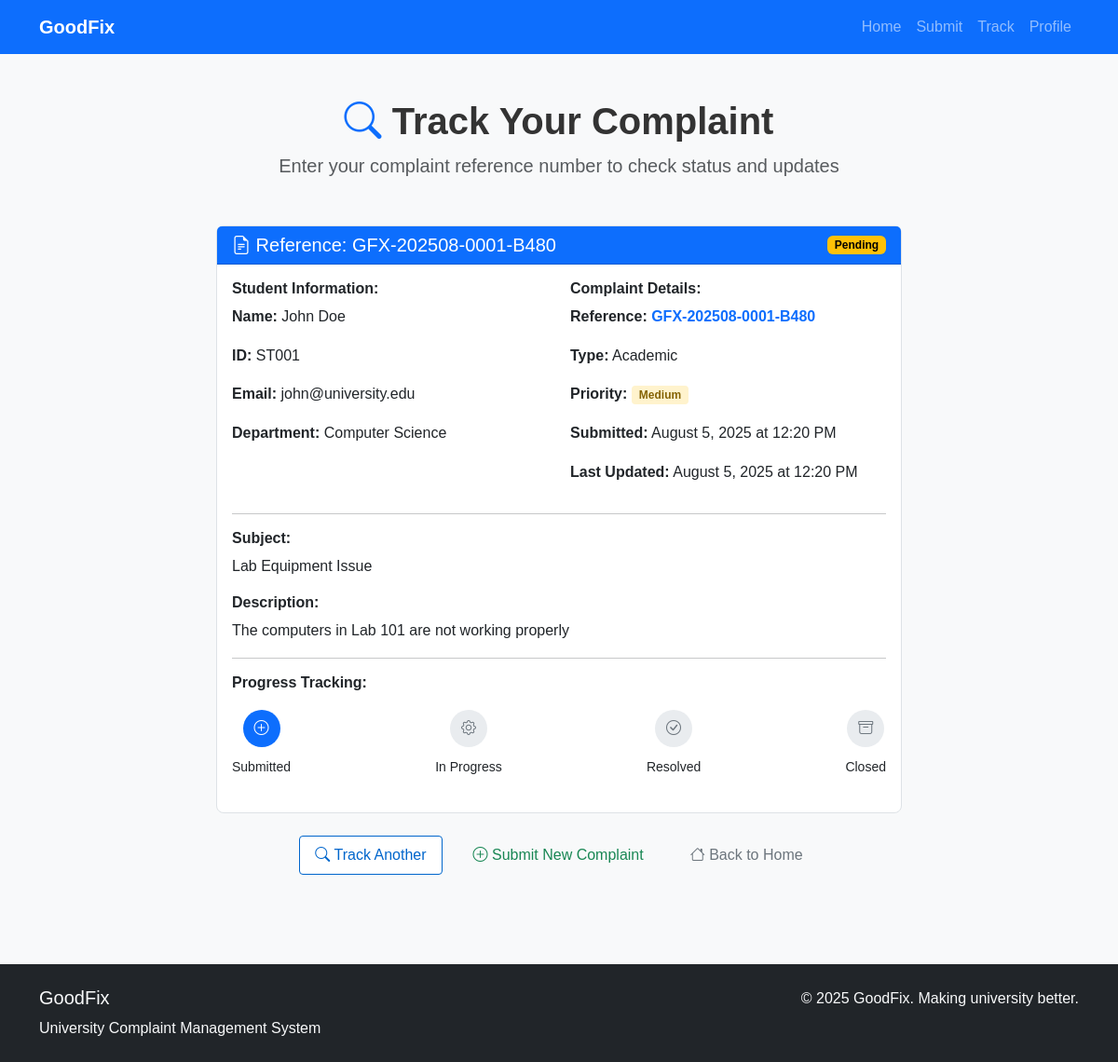
The page /user/track_complaint.php?id=1 on the database its author committed.
### tables this page shows
CREATE TABLE complaints (
    id INT PRIMARY KEY AUTO_INCREMENT,
    student_name VARCHAR(100) NOT NULL,
    student_id VARCHAR(20) NOT NULL,
    email VARCHAR(100) NOT NULL,
    department VARCHAR(50) NOT NULL,
    complaint_type VARCHAR(50) NOT NULL,
    subject VARCHAR(200) NOT NULL,
    description TEXT NOT NULL,
    status ENUM('pending', 'in_progress', 'resolved', 'closed') DEFAULT 'pending',
    priority ENUM('low', 'medium', 'high', 'urgent') DEFAULT 'medium',
    submitted_at TIMESTAMP DEFAULT CURRENT_TIMESTAMP,
    updated_at TIMESTAMP DEFAULT CURRENT_TIMESTAMP ON UPDATE CURRENT_TIMESTAMP
);

### user/track_complaint.php (the view, shortened to what this page needs)
<?php
$css_path = "../css/style.css";
$home_path = "index.php";
include '../includes/header.php';
include '../includes/db.php';
$complaint = null;
if (isset($_GET['id'])) {
    $complaint_id = (int)$_GET['id'];
    $stmt = $pdo->prepare("SELECT * FROM complaints WHERE id = ?");
    $stmt->execute([$complaint_id]);
    $complaint = $stmt->fetch();
}
?>
<main>
    <div class="container py-5">
        <div class="row justify-content-center">
            <div class="col-lg-8">
                <div class="text-center mb-5">
                    <h1 class="fw-bold">
                        <i class="bi bi-search text-primary"></i> Track Your Complaint
                    </h1>
                    <p class="lead text-muted">Enter your complaint reference number to check status and updates</p>
                </div>
                <?php if ($complaint): ?>
                <?php
                $year_month = date('Ym', strtotime($complaint['submitted_at']));
                $complaint_id_padded = str_pad($complaint['id'], 4, '0', STR_PAD_LEFT);
                $hash = strtoupper(substr(md5($complaint['id'] . $complaint['submitted_at'] . 'GoodFix2025'), 0, 4));
                $reference_no = 'GFX-' . $year_month . '-' . $complaint_id_padded . '-' . $hash;
                ?>
                <div class="card">
                    <div class="card-header bg-primary text-white d-flex justify-content-between align-items-center">
                        <h5 class="mb-0">
                            <i class="bi bi-file-earmark-text"></i> Reference: <?php echo $reference_no; ?>
                        </h5>
                        <span class="badge status-<?php echo $complaint['status']; ?>">
                            <?php echo ucfirst(str_replace('_', ' ', $complaint['status'])); ?>
                        </span>
                    </div>
                    <div class="card-body">
                        <div class="row">
                            <div class="col-md-6">
                                <h6 class="fw-bold">Student Information:</h6>
                                <p><strong>Name:</strong> <?php echo htmlspecialchars($complaint['student_name']); ?></p>
                                <p><strong>ID:</strong> <?php echo htmlspecialchars($complaint['student_id']); ?></p>
                                <p><strong>Email:</strong> <?php echo htmlspecialchars($complaint['email']); ?></p>
                                <p><strong>Department:</strong> <?php echo htmlspecialchars($complaint['department'] ?: 'Not specified'); ?></p>
                            </div>
                            <div class="col-md-6">
                                <h6 class="fw-bold">Complaint Details:</h6>
                                <p><strong>Reference:</strong> <span class="text-primary fw-bold"><?php echo $reference_no; ?></span></p>
                                <p><strong>Type:</strong> <?php echo htmlspecialchars($complaint['complaint_type']); ?></p>
                                <p><strong>Priority:</strong>
                                    <span class="badge priority-<?php echo $complaint['priority']; ?>">
                                        <?php echo ucfirst($complaint['priority']); ?>
                                    </span>
                                </p>
                                <p><strong>Submitted:</strong> <?php echo date('F j, Y \a\t g:i A', strtotime($complaint['submitted_at'])); ?></p>
                                <p><strong>Last Updated:</strong> <?php echo date('F j, Y \a\t g:i A', strtotime($complaint['updated_at'])); ?></p>
                            </div>
                        </div>
                        <hr>
                        <h6 class="fw-bold">Subject:</h6>
                        <p><?php echo htmlspecialchars($complaint['subject']); ?></p>
                        <h6 class="fw-bold">Description:</h6>
                        <p><?php echo nl2br(htmlspecialchars($complaint['description'])); ?></p>
                        <hr>
                        <h6 class="fw-bold">Progress Tracking:</h6>
                        <div class="progress-steps">
                            <div class="d-flex justify-content-between">
                                <div class="text-center">
                                    <div class="step-circle <?php echo ($complaint['status'] == 'pending' || $complaint['status'] == 'in_progress' || $complaint['status'] == 'resolved' || $complaint['status'] == 'closed') ? 'active' : ''; ?>">
                                        <i class="bi bi-plus-circle"></i>
                                    </div>
                                    <small>Submitted</small>
                                </div>
                                <div class="text-center">
                                    <div class="step-circle <?php echo ($complaint['status'] == 'in_progress' || $complaint['status'] == 'resolved' || $complaint['status'] == 'closed') ? 'active' : ''; ?>">
                                        <i class="bi bi-gear"></i>
                                    </div>
                                    <small>In Progress</small>
                                </div>
                                <div class="text-center">
                                    <div class="step-circle <?php echo ($complaint['status'] == 'resolved' || $complaint['status'] == 'closed') ? 'active' : ''; ?>">
                                        <i class="bi bi-check-circle"></i>
                                    </div>
                                    <small>Resolved</small>
                                </div>
                                <div class="text-center">
                                    <div class="step-circle <?php echo ($complaint['status'] == 'closed') ? 'active' : ''; ?>">
                                        <i class="bi bi-archive"></i>
                                    </div>
                                    <small>Closed</small>
                                </div>
                            </div>
                        </div>
                    </div>
                </div>
                <div class="text-center mt-4">
                    <div class="d-flex gap-3 justify-content-center">
                        <a href="track_complaint.php" class="btn btn-outline-primary">
                            <i class="bi bi-search"></i> Track Another
                        </a>
                        <a href="submit_complaint.php" class="btn btn-outline-success">
                            <i class="bi bi-plus-circle"></i> Submit New Complaint
                        </a>
                        <a href="index.php" class="btn btn-outline-secondary">
                            <i class="bi bi-house"></i> Back to Home
                        </a>
                    </div>
                </div>
                <?php endif; ?>
            </div>
        </div>
    </div>
</main>
<?php include '../includes/footer.php'; ?>

### includes/header.php (shortened to what this page needs)
<!DOCTYPE html>
<html lang="en">
<head>
    <link href="https://cdn.jsdelivr.net/npm/bootstrap@5.3.0/dist/css/bootstrap.min.css" rel="stylesheet">
    <link href="https://cdn.jsdelivr.net/npm/bootstrap-icons@1.7.2/font/bootstrap-icons.css" rel="stylesheet">
    <link href="<?php echo isset($css_path) ? $css_path : '../css/style.css'; ?>" rel="stylesheet">
</head>
<body>
    <nav class="navbar navbar-expand-lg navbar-dark bg-primary">
        <div class="container">
            <a class="navbar-brand fw-bold" href="<?php echo isset($home_path) ? $home_path : '../user/index.php'; ?>">
                GoodFix
            </a>
            <?php if (isset($show_admin_nav) && $show_admin_nav): ?>
            <div class="navbar-nav ms-auto">
                <a class="nav-link" href="dashboard.php">
                    Dashboard
                </a>
                <a class="nav-link" href="view_complaints.php">
                    Complaints
                </a>
                <a class="nav-link" href="logout.php">
                    Logout
                </a>
            </div>
            <?php else: ?>
            <div class="collapse navbar-collapse" id="navbarNav">
                <div class="navbar-nav ms-auto">
                    <a class="nav-link" href="<?php echo isset($home_path) ? $home_path : '../user/index.php'; ?>">
                        Home
                    </a>
                    <a class="nav-link" href="<?php echo isset($home_path) ? str_replace('index.php', 'submit_complaint.php', $home_path) : '../user/submit_complaint.php'; ?>">
                        Submit
                    </a>
                    <a class="nav-link" href="<?php echo isset($home_path) ? str_replace('index.php', 'track_complaint.php', $home_path) : '../user/track_complaint.php'; ?>">
                        Track
                    </a>
                    <a class="nav-link" href="<?php echo isset($home_path) ? str_replace('index.php', 'profile.php', $home_path) : '../user/profile.php'; ?>">
                        Profile
                    </a>
                </div>
            </div>
            <?php endif; ?>
        </div>
    </nav>

### includes/footer.php (shortened to what this page needs)
    <footer class="bg-dark text-light py-4 mt-5">
        <div class="container">
            <div class="row">
                <div class="col-md-6">
                    <h5>GoodFix</h5>
                    <p class="mb-0">University Complaint Management System</p>
                </div>
                <div class="col-md-6 text-md-end">
                    <p class="mb-0">&copy; <?php echo date('Y'); ?> GoodFix. Making university better.</p>
                </div>
            </div>
        </div>
    </footer>
</body>
</html>

### css/style.css (style rules this page uses)
:root { --primary-color: #0066cc; --secondary-color: #6c757d; --success-color: #28a745; --warning-color: #ffc107; --danger-color: #dc3545; --light-gray: #f8f9fa; --border-color: #dee2e6; }
body { font-family: Arial, sans-serif; background-color: var(--light-gray); line-height: 1.6; color: #333; }
.card { border: 1px solid var(--border-color); border-radius: 8px; margin-bottom: 1rem; }
.status-pending { background-color: var(--warning-color); color: #000; }
.priority-medium { background-color: #fff3cd; color: #856404; padding: 4px 8px; border-radius: 4px; font-size: 12px; }
.btn { padding: 8px 16px; border-radius: 4px; border: 1px solid transparent; text-decoration: none; display: inline-block; }
.btn-outline-primary { color: var(--primary-color); border-color: var(--primary-color); background-color: white; }
*, *::before, *::after { transition: none !important; animation: none !important; }

### user/track_complaint.php (style rules this page uses)
.step-circle { width: 40px; height: 40px; border-radius: 50%; background-color: #e9ecef; color: #6c757d; display: flex; align-items: center; justify-content: center; margin: 0 auto 8px; transition: all 0.3s ease; }
.step-circle.active { background-color: #0d6efd; color: white; }
.progress-steps { position: relative; margin: 20px 0; }
.progress-steps::before { content: ''; position: absolute; top: 20px; left: 10%; right: 10%; height: 2px; background-color: #e9ecef; z-index: -1; }

### rows shown on the page
complaints: reference_no "GFX-202508-0001-B480", status "Pending", student_name "John Doe", student "ST001", email "john@university.edu", department "Computer Science", complaint_type "Academic", priority "Medium", submitted_at "August 5, 2025 at 12:20 PM", updated_at "August 5, 2025 at 12:20 PM", subject "Lab Equipment Issue", description "The computers in Lab 101 are not working properly"
